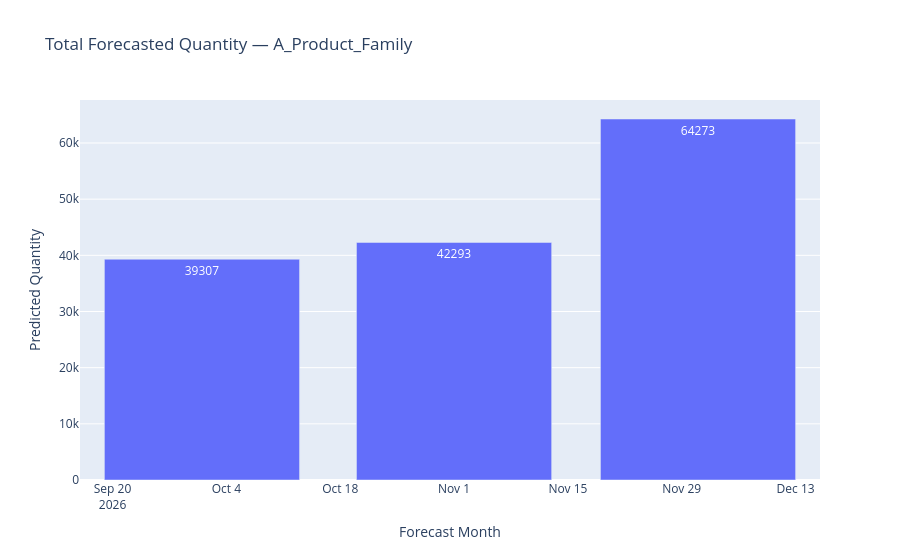

The notebook cell saved with this chart:
### Code cell
import plotly.express as px

for experiment_name, forecast in future_forecasts.items():

    monthly_forecast = (
        forecast.groupby("Target_Month", as_index=False)
        ["Predicted_Quantity"].sum()
    )

    fig = px.bar(
        monthly_forecast,
        x="Target_Month",
        y="Predicted_Quantity",
        title=f"Total Forecasted Quantity — {experiment_name}",
        labels={
            "Target_Month": "Forecast Month",
            "Predicted_Quantity": "Predicted Quantity"
        },
        text_auto=".0f"
    )

    fig.show()

### Figure 1 — Plotly figure (JSON) as saved in the notebook; plotly's stock layout.template omitted (floating-point values rounded to 4 significant figures)
{"data": [{"hovertemplate": "Forecast Month=%{x}<br>Predicted Quantity=%{y}<extra></extra>", "legendgroup": "", "marker": {"color": "#636efa", "pattern": {"shape": ""}}, "name": "", "orientation": "v", "showlegend": false, "textposition": "auto", "texttemplate": "%{y:.0f}", "type": "bar", "x": ["2026-10", "2026-11", "2026-12"], "xaxis": "x", "y": [39310.0, 42290.0, 64270.0], "yaxis": "y"}], "layout": {"barmode": "relative", "legend": {"tracegroupgap": 0}, "title": {"text": "Total Forecasted Quantity — A_Product_Family"}, "xaxis": {"anchor": "y", "domain": [0, 1], "title": {"text": "Forecast Month"}}, "yaxis": {"anchor": "x", "domain": [0, 1], "title": {"text": "Predicted Quantity"}}}}
